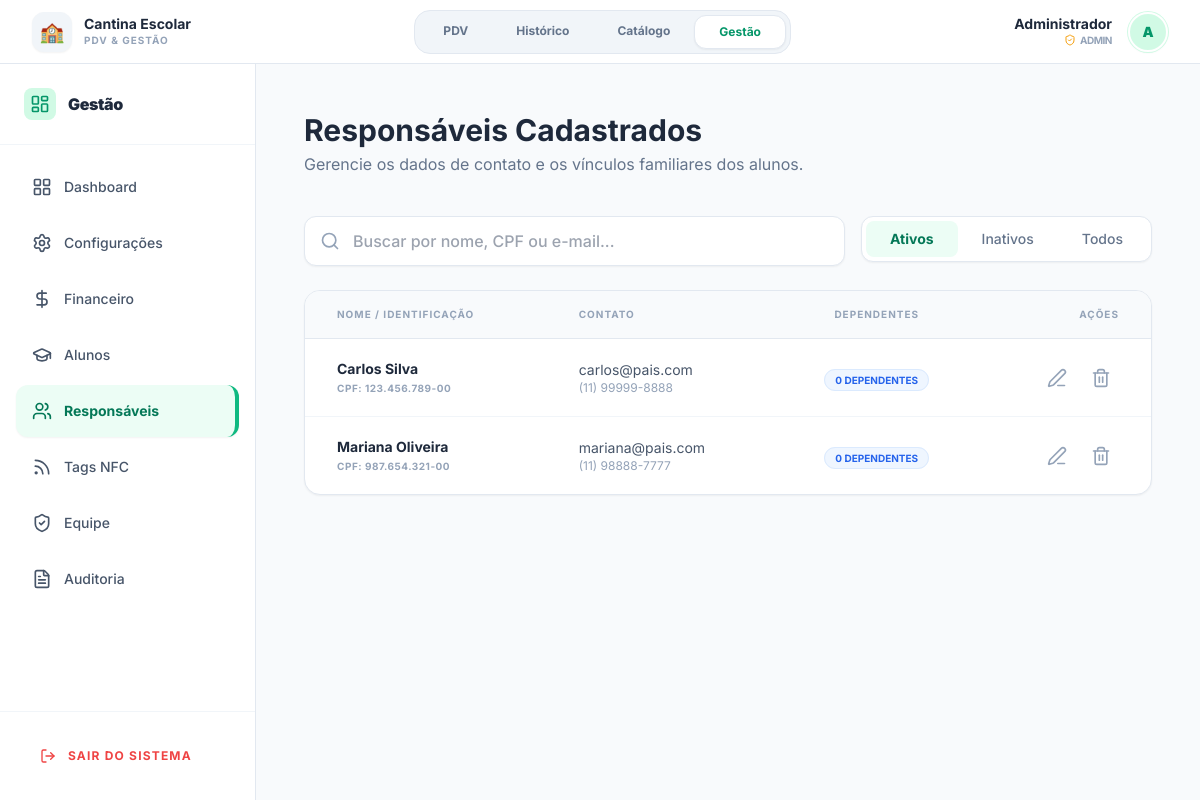
The app's page /views/admin/parents.php (signed in) with its own data.
### tables this page shows
CREATE TABLE `parents` (
  `id` int(11) NOT NULL,
  `name` varchar(255) NOT NULL,
  `email` varchar(255) NOT NULL,
  `password_hash` varchar(255) NOT NULL,
  `cpf` varchar(14) NOT NULL,
  `phone` varchar(20) DEFAULT NULL,
  `active` tinyint(1) DEFAULT 1,
  `created_at` timestamp NULL DEFAULT current_timestamp()
);

### views/admin/parents.php (the view, shortened to what this page needs)
<?php
$statusFilter = $_GET['status'] ?? 'ativos';
$search = $_GET['search'] ?? '';
$sql = "SELECT p.*,
        (SELECT COUNT(*) FROM students s WHERE s.parent_id = p.id AND s.active = 1) +
        (SELECT COUNT(*) FROM student_co_parents scp JOIN students s2 ON scp.student_id = s2.id WHERE scp.parent_id = p.id AND s2.active = 1) as children_count
        FROM parents p WHERE 1=1";
$params = [];
if ($statusFilter === 'ativos') $sql .= " AND p.active = 1";
elseif ($statusFilter === 'inativos') $sql .= " AND p.active = 0";
$sql .= " ORDER BY p.name ASC";
$stmt = $pdo->prepare($sql);
$stmt->execute($params);
$parents = $stmt->fetchAll();
require __DIR__ . '/../../includes/header.php';
?>
<div class="flex flex-col h-screen w-full overflow-hidden bg-slate-50">
    <?php include __DIR__ . '/../../includes/top_header.php'; ?>
    <div class="flex flex-1 overflow-hidden">
        <?php include __DIR__ . '/../../includes/sidebar.php'; ?>
        <main class="flex-1 overflow-y-auto bg-slate-50 p-4 md:p-8 lg:p-12 pb-48 md:pb-12">
            <div class="max-w-7xl mx-auto">
                <header class="mb-8 md:mb-10">
                    <h1 class="text-2xl md:text-3xl font-bold text-slate-800">Responsáveis Cadastrados</h1>
                    <p class="text-slate-500 mt-1 text-sm md:text-base">Gerencie os dados de contato e os vínculos familiares dos alunos.</p>
                </header>
                <div class="flex flex-col md:flex-row justify-between gap-4 mb-6">
                    <form class="relative flex-1 max-w-2xl">
                        <i data-lucide="search" class="absolute left-4 top-1/2 -translate-y-1/2 w-5 h-5 text-slate-400"></i>
                        <input type="text" name="search" value="<?= htmlspecialchars($search) ?>" placeholder="Buscar por nome, CPF ou e-mail..." class="w-full pl-12 pr-4 py-3 bg-white border border-slate-200 rounded-xl outline-none focus:ring-2 focus:ring-emerald-500 transition-all shadow-sm font-medium">
                    </form>
                    <div class="flex bg-white border border-slate-200 rounded-xl p-1 shadow-sm h-fit overflow-x-auto shrink-0">
                        <a href="?status=ativos" class="flex-1 text-center px-4 md:px-6 py-2 text-xs md:text-sm <?= $statusFilter === 'ativos' ? 'font-bold bg-emerald-50 text-emerald-700' : 'font-medium text-slate-500 hover:bg-slate-50' ?> rounded-lg transition-all whitespace-nowrap">Ativos</a>
                        <a href="?status=inativos" class="flex-1 text-center px-4 md:px-6 py-2 text-xs md:text-sm <?= $statusFilter === 'inativos' ? 'font-bold bg-emerald-50 text-emerald-700' : 'font-medium text-slate-500 hover:bg-slate-50' ?> rounded-lg transition-all whitespace-nowrap">Inativos</a>
                        <a href="?status=todos" class="flex-1 text-center px-4 md:px-6 py-2 text-xs md:text-sm <?= $statusFilter === 'todos' ? 'font-bold bg-emerald-50 text-emerald-700' : 'font-medium text-slate-500 hover:bg-slate-50' ?> rounded-lg transition-all whitespace-nowrap">Todos</a>
                    </div>
                </div>
                <div class="bg-white rounded-2xl shadow-sm border border-slate-200 overflow-hidden">
                    <div class="overflow-x-auto">
                        <table class="w-full text-left min-w-[900px] md:min-w-0">
                            <thead class="bg-slate-50 border-b border-slate-200 text-[10px] font-bold text-slate-400 uppercase tracking-widest">
                                <tr>
                                    <th class="px-6 md:px-8 py-4">Nome / Identificação</th>
                                    <th class="px-6 md:px-8 py-4">Contato</th>
                                    <th class="px-6 md:px-8 py-4 text-center">Dependentes</th>
                                    <th class="px-6 md:px-8 py-4 text-right">Ações</th>
                                </tr>
                            </thead>
                            <tbody class="divide-y divide-slate-100">
                                <?php foreach($parents as $p): ?>
                                <tr class="hover:bg-slate-50 transition-colors">
                                    <td class="px-6 md:px-8 py-5">
                                        <p class="font-bold text-slate-800 text-sm whitespace-nowrap"><?= htmlspecialchars($p['name']) ?></p>
                                        <p class="text-[10px] text-slate-400 uppercase font-bold tracking-wider mt-0.5 whitespace-nowrap">CPF: <?= htmlspecialchars($p['cpf']) ?></p>
                                    </td>
                                    <td class="px-6 md:px-8 py-5">
                                        <p class="text-sm text-slate-600 whitespace-nowrap"><?= htmlspecialchars($p['email']) ?></p>
                                        <p class="text-xs text-slate-400 whitespace-nowrap"><?= htmlspecialchars($p['phone']) ?></p>
                                    </td>
                                    <td class="px-6 md:px-8 py-5 text-center">
                                        <span class="bg-blue-50 text-blue-600 text-[10px] px-2.5 py-1 rounded-full font-bold uppercase border border-blue-100 whitespace-nowrap">
                                            <?= $p['children_count'] ?> dependentes
                                        </span>
                                    </td>
                                    <td class="px-6 md:px-8 py-5 text-right">
                                        <div class="flex justify-end gap-2">
                                            <button onclick='openEditModal(<?= json_encode($p) ?>)' class="p-2 text-slate-400 hover:text-slate-600 hover:bg-slate-100 rounded-lg transition-all" title="Editar Dados">
                                                <i data-lucide="edit-3" class="w-5 h-5"></i>
                                            </button>
                                            <?php if($p['active']): ?>
                                                <button onclick='openSafetyModal("deactivate", <?= json_encode($p) ?>)' class="p-2 text-slate-400 hover:text-red-600 hover:bg-red-50 rounded-lg transition-all" title="Desativar">
                                                    <i data-lucide="trash-2" class="w-5 h-5"></i>
                                                </button>
                                            <?php else: ?>
                                                <button onclick='openSafetyModal("activate", <?= json_encode($p) ?>)' class="p-2 text-slate-400 hover:text-emerald-600 hover:bg-emerald-50 rounded-lg transition-all" title="Reativar">
                                                    <i data-lucide="rotate-ccw" class="w-5 h-5"></i>
                                                </button>
                                            <?php endif; ?>
                                        </div>
                                    </td>
                                </tr>
                                <?php endforeach; ?>
                            </tbody>
                        </table>
                    </div>
                </div>
            </div>
        </main>
    </div>
</div>

### assets/css/styles.css (style rules this page uses)
body { font-family: 'Inter', sans-serif; }
html { scroll-behavior: smooth; }

### includes/header.php (style rules this page uses)
body { font-family: 'Inter', sans-serif; }

### records on screen
parents: name "Carlos Silva", cpf "123.456.789-00", email "carlos@pais.com", phone "(11) 99999-8888", children_count "0"
parents: name "Mariana Oliveira", cpf "987.654.321-00", email "mariana@pais.com", phone "(11) 98888-7777", children_count "0"

### other values on screen
$schoolName "Cantina Escolar"
$_SESSION['name'] "Administrador"
$userRoleLabel "ADMIN"
$userInitials "A"
